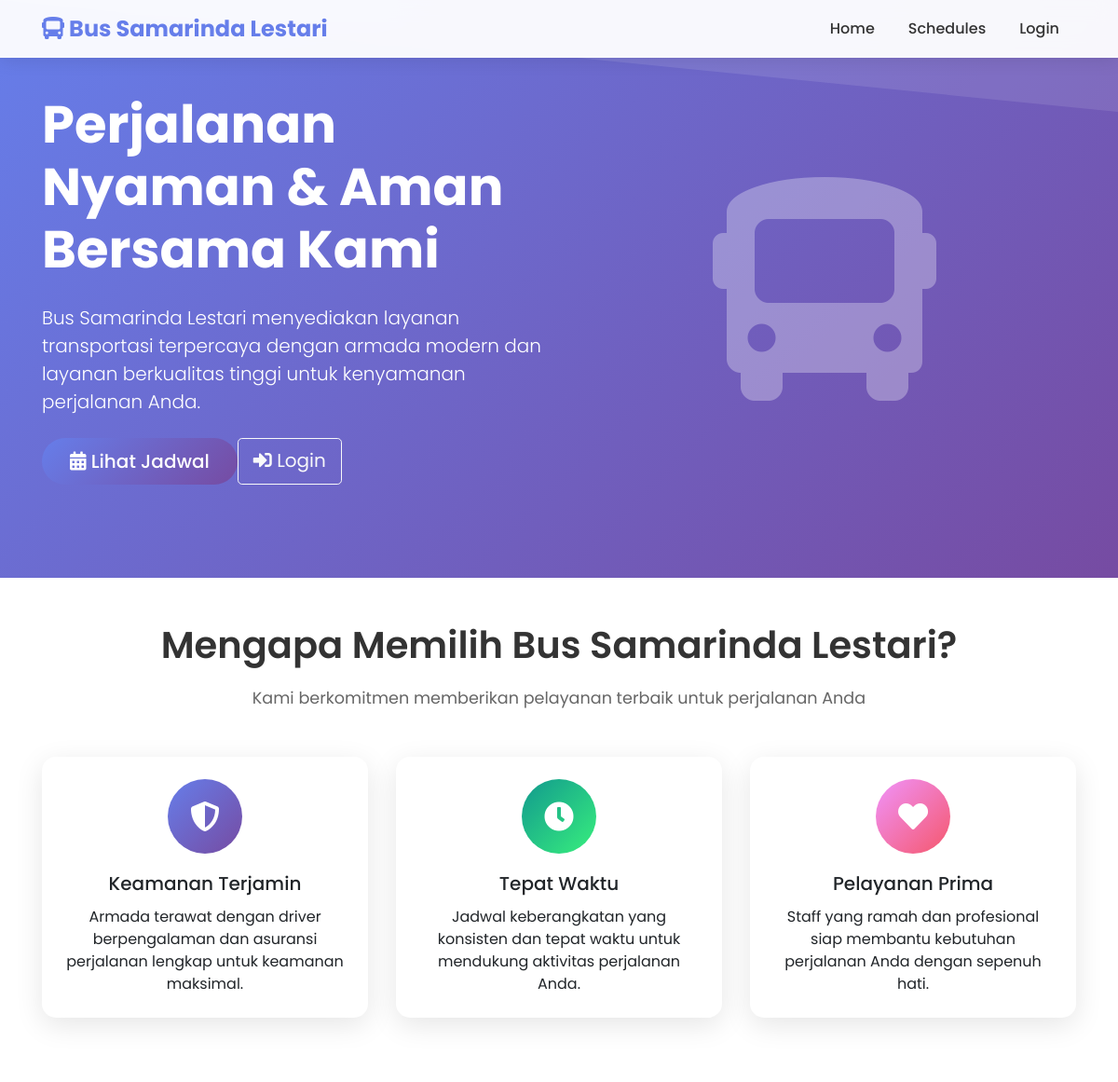
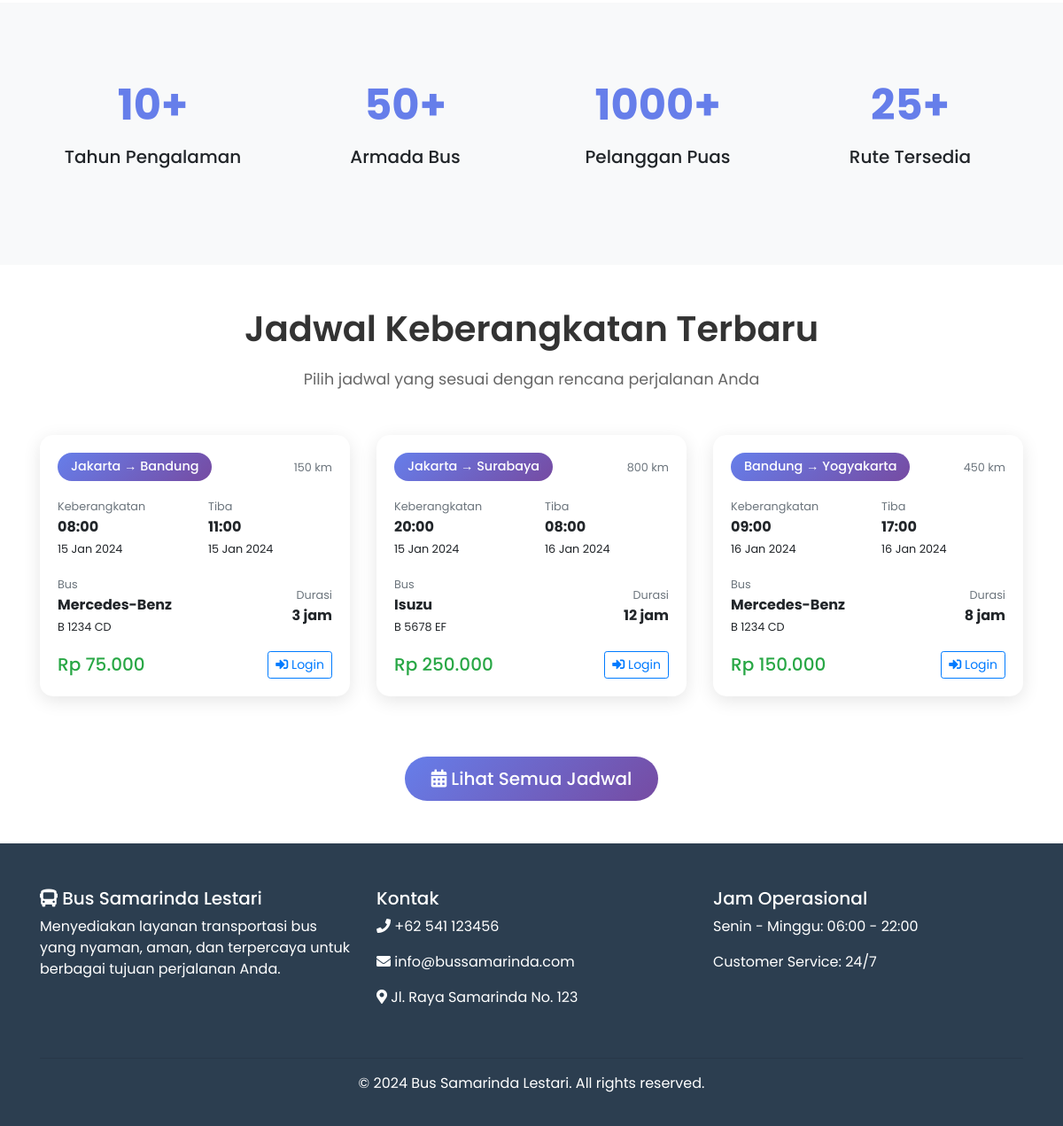
The page / on the database its author committed (2 pictures, top to bottom).
### tables this page shows
CREATE TABLE `schedules` (
  `id` int(11) NOT NULL,
  `bus_id` int(11) NOT NULL,
  `route_id` int(11) NOT NULL,
  `departure_time` datetime NOT NULL,
  `arrival_time` datetime NOT NULL,
  `price` decimal(10,2) NOT NULL
);

CREATE TABLE `routes` (
  `id` int(11) NOT NULL,
  `origin` varchar(100) NOT NULL,
  `destination` varchar(100) NOT NULL,
  `distance_km` int(11) NOT NULL,
  `estimated_time` varchar(20) NOT NULL
);

CREATE TABLE `buses` (
  `id` int(11) NOT NULL,
  `plate_number` varchar(20) NOT NULL,
  `brand` varchar(50) NOT NULL,
  `seat_count` int(11) NOT NULL,
  `status` enum('available','maintenance') DEFAULT 'available'
);

### includes/auth.php (called while the page is built, shortened)
<?php
function isLoggedIn() {
    return isset($_SESSION['user_id']);
}
?>

### index.php (the view, shortened to what this page needs)
<?php
require_once 'includes/auth.php';
$conn = getConnection();
$query = "SELECT s.*, r.origin, r.destination, r.distance_km, r.estimated_time, b.plate_number, b.brand
          FROM schedules s
          JOIN routes r ON s.route_id = r.id
          JOIN buses b ON s.bus_id = b.id
          ORDER BY s.departure_time
          LIMIT 3";
$result = $conn->query($query);
?>
<!DOCTYPE html>
<html lang="id">
<head>
    <link href="https://stackpath.bootstrapcdn.com/bootstrap/4.5.2/css/bootstrap.min.css" rel="stylesheet">
    <link href="https://cdnjs.cloudflare.com/ajax/libs/font-awesome/5.15.4/css/all.min.css" rel="stylesheet">
</head>
<body>
    <nav class="navbar navbar-expand-lg navbar-light fixed-top navbar-modern">
        <div class="container">
            <a class="navbar-brand" href="index.php">
                <i class="fas fa-bus"></i> Bus Samarinda Lestari
            </a>
            <div class="collapse navbar-collapse" id="navbarNav">
                <ul class="navbar-nav ml-auto">
                    <li class="nav-item">
                        <a class="nav-link" href="index.php">Home</a>
                    </li>
                    <li class="nav-item">
                        <a class="nav-link" href="schedules.php">Schedules</a>
                    </li>
                    <?php if (isLoggedIn()): ?>
                        <?php if (!isAdmin()): ?>
                            <li class="nav-item">
                                <a class="nav-link" href="my_bookings.php">My Bookings</a>
                            </li>
                        <?php endif; ?>
                        <li class="nav-item dropdown">
                            <a class="nav-link dropdown-toggle" href="#" id="navbarDropdown" role="button" data-toggle="dropdown">
                                <i class="fas fa-user"></i> <?= $_SESSION['username'] ?>
                            </a>
                            <div class="dropdown-menu">
                                <?php if (isAdmin()): ?>
                                    <a class="dropdown-item" href="admin/dashboard.php">
                                        <i class="fas fa-tachometer-alt"></i> Dashboard
                                    </a>
                                    <div class="dropdown-divider"></div>
                                <?php else: ?>
                                    <a class="dropdown-item" href="profile.php">
                                        <i class="fas fa-user-edit"></i> Profile
                                    </a>
                                    <div class="dropdown-divider"></div>
                                <?php endif; ?>
                                <a class="dropdown-item" href="logout.php">
                                    <i class="fas fa-sign-out-alt"></i> Logout
                                </a>
                            </div>
                        </li>
                    <?php else: ?>
                        <li class="nav-item">
                            <a class="nav-link" href="login.php">Login</a>
                        </li>
                    <?php endif; ?>
                </ul>
            </div>
        </div>
    </nav>
    <section class="hero-section">
        <div class="container">
            <div class="row align-items-center">
                <div class="col-lg-6">
                    <div class="hero-content">
                        <h1 class="display-4 font-weight-bold mb-4">Perjalanan Nyaman & Aman Bersama Kami</h1>
                        <p class="lead mb-4">Bus Samarinda Lestari menyediakan layanan transportasi terpercaya dengan armada modern dan layanan berkualitas tinggi untuk kenyamanan perjalanan Anda.</p>
                        <div class="d-flex flex-wrap gap-3">
                            <?php if (isLoggedIn() && !isAdmin()): ?>
                                <a href="schedules.php" class="btn btn-primary btn-lg">
                                    <i class="fas fa-calendar-alt"></i> Lihat Jadwal
                                </a>
                                <a href="my_bookings.php" class="btn btn-outline-light btn-lg">
                                    <i class="fas fa-ticket-alt"></i> Tiket Saya
                                </a>
                            <?php else: ?>
                                <a href="schedules.php" class="btn btn-primary btn-lg">
                                    <i class="fas fa-calendar-alt"></i> Lihat Jadwal
                                </a>
                                <a href="login.php" class="btn btn-outline-light btn-lg">
                                    <i class="fas fa-sign-in-alt"></i> Login
                                </a>
                            <?php endif; ?>
                        </div>
                    </div>
                </div>
                <div class="col-lg-6">
                    <div class="text-center">
                        <i class="fas fa-bus" style="font-size: 15rem; opacity: 0.3;"></i>
                    </div>
                </div>
            </div>
        </div>
    </section>
    <section class="py-5">
        <div class="container">
            <h2 class="section-title">Mengapa Memilih Bus Samarinda Lestari?</h2>
            <p class="section-subtitle">Kami berkomitmen memberikan pelayanan terbaik untuk perjalanan Anda</p>
            <div class="row">
                <div class="col-md-4 mb-4">
                    <div class="card feature-card">
                        <div class="card-body text-center p-4">
                            <div class="feature-icon" style="background: linear-gradient(135deg, #667eea 0%, #764ba2 100%);">
                                <i class="fas fa-shield-alt"></i>
                            </div>
                            <h5 class="card-title">Keamanan Terjamin</h5>
                            <p class="card-text">Armada terawat dengan driver berpengalaman dan asuransi perjalanan lengkap untuk keamanan maksimal.</p>
                        </div>
                    </div>
                </div>
                <div class="col-md-4 mb-4">
                    <div class="card feature-card">
                        <div class="card-body text-center p-4">
                            <div class="feature-icon" style="background: linear-gradient(135deg, #11998e 0%, #38ef7d 100%);">
                                <i class="fas fa-clock"></i>
                            </div>
                            <h5 class="card-title">Tepat Waktu</h5>
                            <p class="card-text">Jadwal keberangkatan yang konsisten dan tepat waktu untuk mendukung aktivitas perjalanan Anda.</p>
                        </div>
                    </div>
                </div>
                <div class="col-md-4 mb-4">
                    <div class="card feature-card">
                        <div class="card-body text-center p-4">
                            <div class="feature-icon" style="background: linear-gradient(135deg, #f093fb 0%, #f5576c 100%);">
                                <i class="fas fa-heart"></i>
                            </div>
                            <h5 class="card-title">Pelayanan Prima</h5>
                            <p class="card-text">Staff yang ramah dan profesional siap membantu kebutuhan perjalanan Anda dengan sepenuh hati.</p>
                        </div>
                    </div>
                </div>
            </div>
        </div>
    </section>
    <section class="stats-section">
        <div class="container">
            <div class="row">
                <div class="col-md-3">
                    <div class="stat-item">
                        <div class="stat-number">10+</div>
                        <h5>Tahun Pengalaman</h5>
                    </div>
                </div>
                <div class="col-md-3">
                    <div class="stat-item">
                        <div class="stat-number">50+</div>
                        <h5>Armada Bus</h5>
                    </div>
                </div>
                <div class="col-md-3">
                    <div class="stat-item">
                        <div class="stat-number">1000+</div>
                        <h5>Pelanggan Puas</h5>
                    </div>
                </div>
                <div class="col-md-3">
                    <div class="stat-item">
                        <div class="stat-number">25+</div>
                        <h5>Rute Tersedia</h5>
                    </div>
                </div>
            </div>
        </div>
    </section>
    <section class="py-5">
        <div class="container">
            <h2 class="section-title">Jadwal Keberangkatan Terbaru</h2>
            <p class="section-subtitle">Pilih jadwal yang sesuai dengan rencana perjalanan Anda</p>
            <?php if ($result->num_rows > 0): ?>
                <div class="row">
                    <?php while ($schedule = $result->fetch_assoc()): ?>
                        <div class="col-md-6 col-lg-4 mb-4">
                            <div class="card schedule-card">
                                <div class="card-body">
                                    <div class="d-flex justify-content-between align-items-center mb-3">
                                        <span class="route-badge">
                                            <?= $schedule['origin'] ?> → <?= $schedule['destination'] ?>
                                        </span>
                                        <small class="text-muted"><?= $schedule['distance_km'] ?> km</small>
                                    </div>
                                    <div class="row mb-3">
                                        <div class="col-6">
                                            <small class="text-muted">Keberangkatan</small>
                                            <div class="font-weight-bold"><?= date('H:i', strtotime($schedule['departure_time'])) ?></div>
                                            <small><?= date('d M Y', strtotime($schedule['departure_time'])) ?></small>
                                        </div>
                                        <div class="col-6">
                                            <small class="text-muted">Tiba</small>
                                            <div class="font-weight-bold"><?= date('H:i', strtotime($schedule['arrival_time'])) ?></div>
                                            <small><?= date('d M Y', strtotime($schedule['arrival_time'])) ?></small>
                                        </div>
                                    </div>
                                    <div class="d-flex justify-content-between align-items-center mb-3">
                                        <div>
                                            <small class="text-muted">Bus</small>
                                            <div class="font-weight-bold"><?= $schedule['brand'] ?></div>
                                            <small><?= $schedule['plate_number'] ?></small>
                                        </div>
                                        <div class="text-right">
                                            <small class="text-muted">Durasi</small>
                                            <div class="font-weight-bold"><?= $schedule['estimated_time'] ?></div>
                                        </div>
                                    </div>
                                    <div class="d-flex justify-content-between align-items-center">
                                        <div class="h5 text-success mb-0"><?= formatCurrency($schedule['price']) ?></div>
                                        <?php if (isLoggedIn() && !isAdmin()): ?>
                                            <a href="booking.php?schedule_id=<?= $schedule['id'] ?>" class="btn btn-primary btn-sm">
                                                <i class="fas fa-ticket-alt"></i> Pesan
                                            </a>
                                        <?php else: ?>
                                            <a href="login.php" class="btn btn-outline-primary btn-sm">
                                                <i class="fas fa-sign-in-alt"></i> Login
                                            </a>
                                        <?php endif; ?>
                                    </div>
                                </div>
                            </div>
                        </div>
                    <?php endwhile; ?>
                </div>
                <div class="text-center mt-4">
                    <a href="schedules.php" class="btn btn-primary btn-lg">
                        <i class="fas fa-calendar-alt"></i> Lihat Semua Jadwal
                    </a>
                </div>
            <?php endif; ?>
        </div>
    </section>
    <footer class="footer">
        <div class="container">
            <div class="row">
                <div class="col-md-4 mb-4">
                    <h5><i class="fas fa-bus"></i> Bus Samarinda Lestari</h5>
                    <p>Menyediakan layanan transportasi bus yang nyaman, aman, dan terpercaya untuk berbagai tujuan perjalanan Anda.</p>
                </div>
                <div class="col-md-4 mb-4">
                    <h5>Kontak</h5>
                    <p><i class="fas fa-phone"></i> +62 541 123456</p>
                    <p><i class="fas fa-envelope"></i> info@bussamarinda.com</p>
                    <p><i class="fas fa-map-marker-alt"></i> Jl. Raya Samarinda No. 123</p>
                </div>
                <div class="col-md-4 mb-4">
                    <h5>Jam Operasional</h5>
                    <p>Senin - Minggu: 06:00 - 22:00</p>
                    <p>Customer Service: 24/7</p>
                </div>
            </div>
            <hr>
            <div class="text-center">
                <p>&copy; 2024 Bus Samarinda Lestari. All rights reserved.</p>
            </div>
        </div>
    </footer>
</body>
</html>
<?php
function formatCurrency($amount) {
    return 'Rp ' . number_format($amount, 0, ',', '.');
}
?>

### rows shown on the page
schedules: route.origin "Jakarta", route.destination "Bandung", route.distance_km "150", departure_time "08:00", departure_time "15 Jan 2024", arrival_time "11:00", arrival_time "15 Jan 2024", bus.brand "Mercedes-Benz", bus.plate_number "B 1234 CD", route.estimated_time "3 jam", price "Rp 75.000"
schedules: route.origin "Jakarta", route.destination "Surabaya", route.distance_km "800", departure_time "20:00", departure_time "15 Jan 2024", arrival_time "08:00", arrival_time "16 Jan 2024", bus.brand "Isuzu", bus.plate_number "B 5678 EF", route.estimated_time "12 jam", price "Rp 250.000"
schedules: route.origin "Bandung", route.destination "Yogyakarta", route.distance_km "450", departure_time "09:00", departure_time "16 Jan 2024", arrival_time "17:00", arrival_time "16 Jan 2024", bus.brand "Mercedes-Benz", bus.plate_number "B 1234 CD", route.estimated_time "8 jam", price "Rp 150.000"
